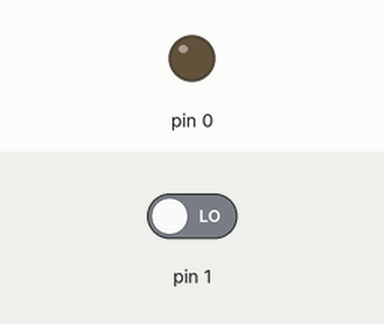
Simulated run of this sketch. Board: Arduino Uno, built with avr-gcc and run on an emulated ATmega328P. On the bench: output pins drawn as LEDs (lit = HIGH). Inputs (shaded band) come from the test bench; at power-on: pin 1 LOW.

Above: at 1.2 s.
1.3 s: pin 1 driven HIGH
At 1.6 s:
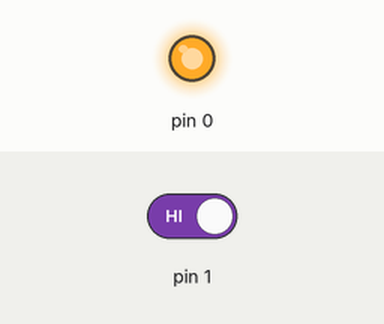
2.8 s: pin 1 driven LOW
At 3.9 s:
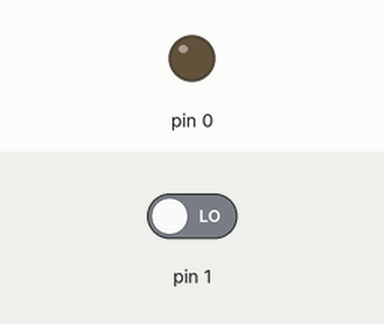
Timing chart, 0 to 5.8 s (numbered marks = the images above; inputs shaded):
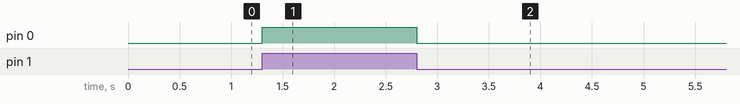

The sketch:

switch.ino
```cpp
#define LED PB0
#define BUTTON PB1
void setup() {
  // put your setup code here, to run once:
  pinMode(LED,OUTPUT);
  pinMode(BUTTON,INPUT);
}

void loop() {
  // put your main code here, to run repeatedly:
  if(digitalRead(BUTTON)) {
    digitalWrite(LED,HIGH);
  } else {
    digitalWrite(LED,LOW);
  }
}
```

Measured:
- after the input at 1.3 s, pin 0: LOW → HIGH at once
- after the input at 2.8 s, pin 0: HIGH → LOW at once
